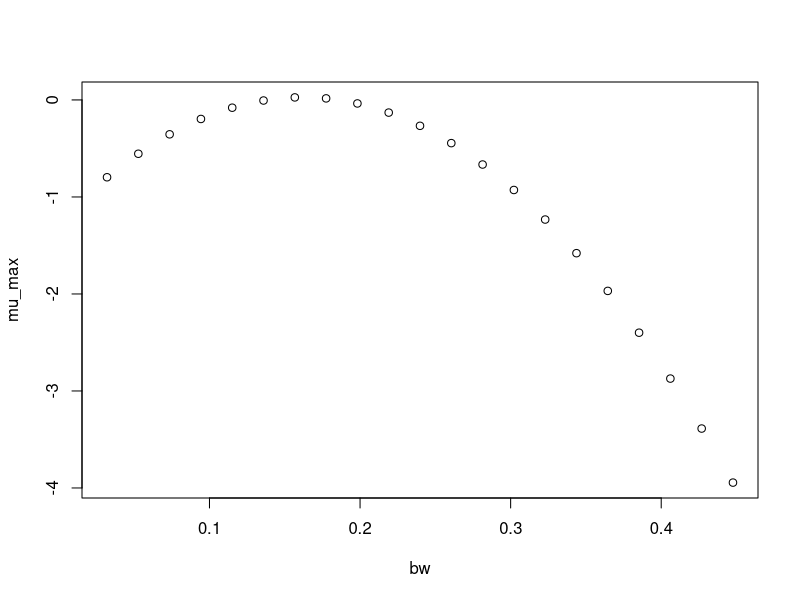

Source code (R):
#############################
# start of Parameter script
#############################
bw <- seq(0.031968031968032,0.4476472,length.out=21)
#############################
# end of Parameter script
#############################
############################# 
# start of Model script Gropin ID 1350 
#############################
 
# constant coefficients for this model
 
variables <- data.frame(bw)
argumentsPar <- expand.grid(variables)
 
# heart of the model
response_surface <- function(bw) {
   mumax <-(-1.2520+15.790*bw-48.71*bw^2)

return(mumax=mumax)
} 

# output parameters
mumax <- cbind(argumentsPar,response_surface(argumentsPar['bw']))
colnames(mumax) <- c(colnames(argumentsPar),'mumax')
#############################
# End of Model script
#############################
############################# 
# start of Visualisation script Gropin ID 1350 
#############################
plot(bw,mumax$mumax,
                          xlab='bw',
                          ylab='mu_max')
#############################
# End of Visualisation script
#############################
